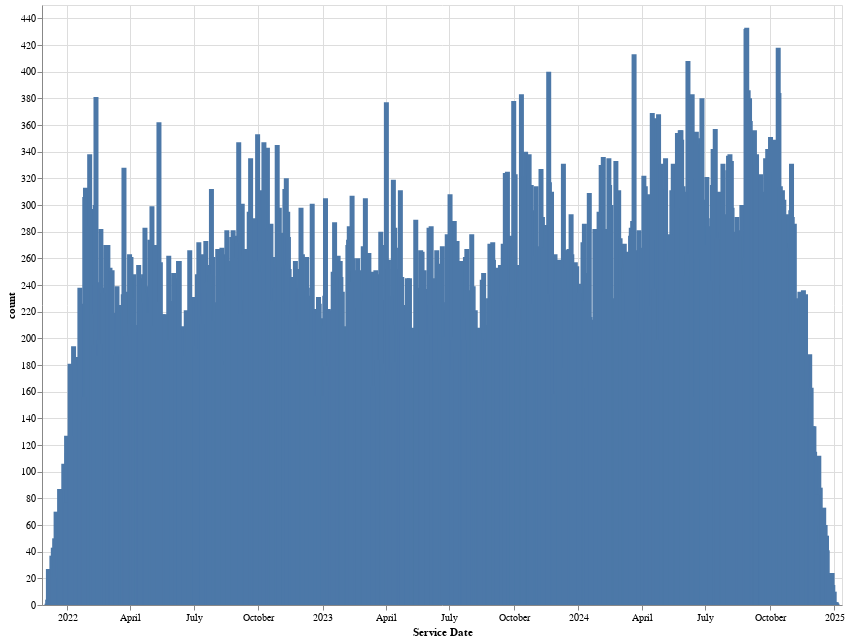

Notebook code cell kept with this figure:
### Code cell
chart = alt.Chart(service_date_counts.to_pandas()).mark_bar().encode(
    x="Service Date",
    y="count"
).properties(
    width=800,  # Set the width of the chart
    height=600  # Set the height of the chart
)

chart.display()

### Figure 1 — Vega-Lite specification as saved in the notebook (floating-point values rounded to 4 significant figures; data arrays with more than 128 entries replaced by an {"elided": "..."} marker saying what was removed)
{"config": {"view": {"continuousWidth": 300, "continuousHeight": 300}}, "data": {"name": "data-383e27774320bb77c3bd90ad28da2d4e"}, "mark": {"type": "bar"}, "encoding": {"x": {"field": "Service Date", "type": "temporal"}, "y": {"field": "count", "type": "quantitative"}}, "height": 600, "width": 800, "$schema": "https://vega.github.io/schema/vega-lite/v5.20.1.json", "datasets": {"data-383e27774320bb77c3bd90ad28da2d4e": {"elided": "1130 records"}}}
